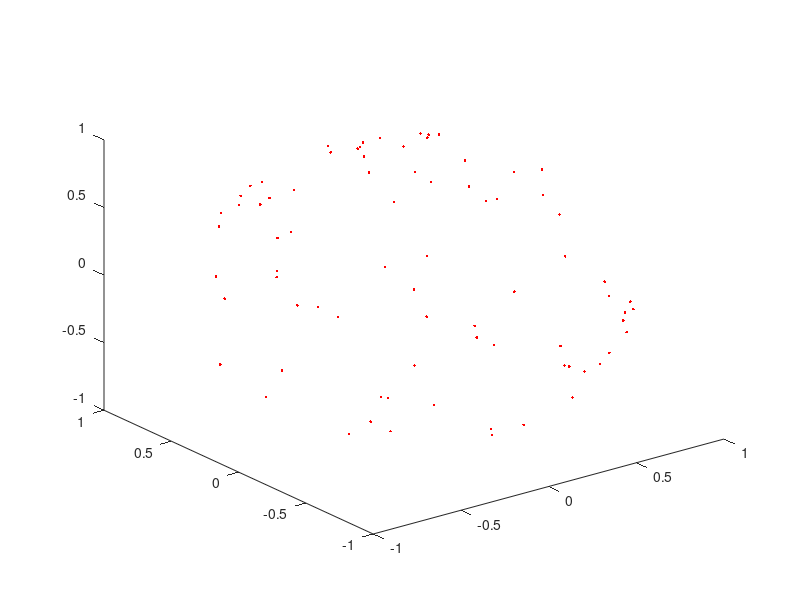

The MATLAB script that drew this image:
%Sphere Point Picking:Marsaglia
x1 = random('uniform',-1,1,1,100);
x2 = random('uniform',-1,1,1,100);
x = zeros(3,1);
y = zeros(3,1);
z = zeros(3,1);
for i=1:1:100
    if x1(i)^2 + x2(i)^2 <= 1
        x(i) = 2*x1(i)*sqrt(1-x1(i)^2-x2(i)^2);
        y(i) = 2*x2(i)*sqrt(1-x1(i)^2-x2(i)^2);
        z(i) = 1-2*(x1(i)^2+x2(i)^2);
    end
end
plot3(x,y,z,'.r');